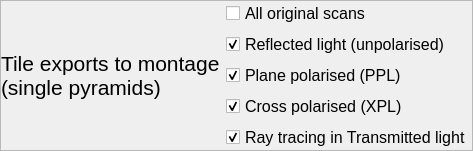
                 <widget class="QFrame" name="frame_4">
                  <property name="frameShape">
                   <enum>QFrame::StyledPanel</enum>
                  </property>
                  <property name="frameShadow">
                   <enum>QFrame::Raised</enum>
                  </property>
                  <layout class="QGridLayout" name="gridLayout_4">
                   <property name="leftMargin">
                    <number>0</number>
                   </property>
                   <property name="topMargin">
                    <number>0</number>
                   </property>
                   <property name="rightMargin">
                    <number>0</number>
                   </property>
                   <property name="bottomMargin">
                    <number>0</number>
                   </property>
                   <item row="0" column="0">
                    <layout class="QHBoxLayout" name="horizontalLayout_3">
                     <item>
                      <widget class="QLabel" name="label_4">
                       <property name="font">
                        <font>
                         <family>Arial</family>
                         <pointsize>16</pointsize>
                        </font>
                       </property>
                       <property name="text">
                        <string>Tile exports to montage (single pyramids)</string>
                       </property>
                       <property name="wordWrap">
                        <bool>true</bool>
                       </property>
                      </widget>
                     </item>
                     <item>
                      <layout class="QVBoxLayout" name="verticalLayout_3">
                       <item>
                        <widget class="QCheckBox" name="checkBox_3">
                         <property name="font">
                          <font>
                           <family>Arial</family>
                           <pointsize>12</pointsize>
                          </font>
                         </property>
                         <property name="text">
                          <string>All original scans</string>
                         </property>
                        </widget>
                       </item>
                       <item>
                        <widget class="QCheckBox" name="checkBox_4">
                         <property name="font">
                          <font>
                           <family>Arial</family>
                           <pointsize>12</pointsize>
                          </font>
                         </property>
                         <property name="text">
                          <string>Reflected light (unpolarised)</string>
                         </property>
                         <property name="checked">
                          <bool>true</bool>
                         </property>
                        </widget>
                       </item>
                       <item>
                        <widget class="QCheckBox" name="checkBox_13">
                         <property name="font">
                          <font>
                           <family>Arial</family>
                           <pointsize>12</pointsize>
                          </font>
                         </property>
                         <property name="text">
                          <string>Plane polarised (PPL)</string>
                         </property>
                         <property name="checked">
                          <bool>true</bool>
                         </property>
                        </widget>
                       </item>
                       <item>
                        <widget class="QCheckBox" name="checkBox_14">
                         <property name="font">
                          <font>
                           <family>Arial</family>
                           <pointsize>12</pointsize>
                          </font>
                         </property>
                         <property name="text">
                          <string>Cross polarised (XPL)</string>
                         </property>
                         <property name="checked">
                          <bool>true</bool>
                         </property>
                        </widget>
                       </item>
                       <item>
                        <widget class="QCheckBox" name="checkBox_12">
                         <property name="font">
                          <font>
                           <family>Arial</family>
                           <pointsize>12</pointsize>
                          </font>
                         </property>
                         <property name="text">
                          <string>Ray tracing in Transmitted light</string>
                         </property>
                         <property name="checked">
                          <bool>true</bool>
                         </property>
                        </widget>
                       </item>
                      </layout>
                     </item>
                    </layout>
                   </item>
                  </layout>
                 </widget>
